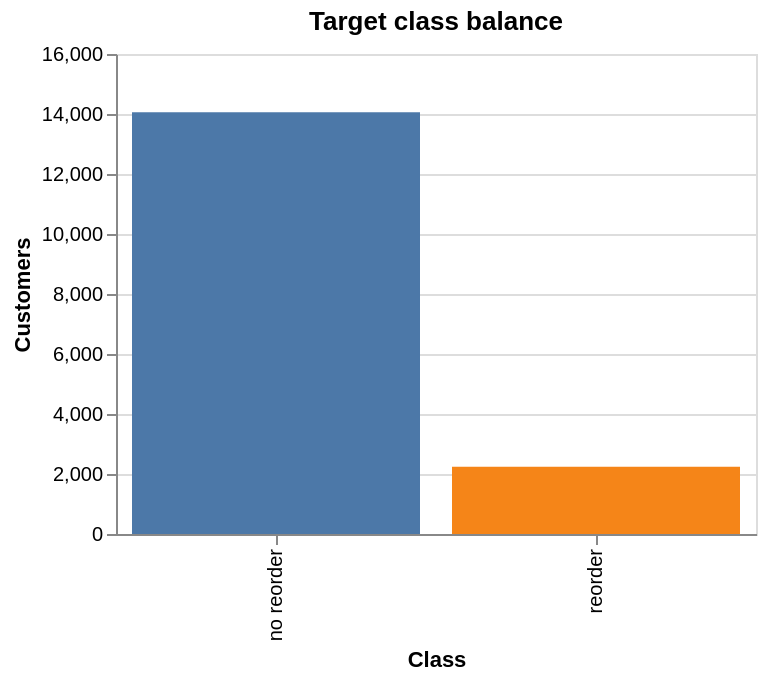

Source (notebook cell):
### Code cell
# Visualise class balance + distribution of reorder counts per positive customer
reorder_counts = (post.groupby('customer_id').size()
                       .rename('n_reorders').reset_index())
print('Reorder-window orders per positive customer:')
print(reorder_counts['n_reorders'].describe().round(2))

alt.Chart(balance).mark_bar().encode(
    x=alt.X('label:N', title='Class'),
    y=alt.Y('count:Q', title='Customers'),
    color=alt.Color('label:N', legend=None),
    tooltip=['label', 'count', alt.Tooltip('proportion:Q', format='.2%')]
).properties(width=320, height=240, title='Target class balance')

### Figure 1 — Vega-Lite specification as saved in the notebook (floating-point values rounded to 4 significant figures)
{"config": {"view": {"continuousWidth": 300, "continuousHeight": 300}}, "data": {"name": "data-1b46c7f911600f87183aa40ba1be5c01"}, "mark": {"type": "bar"}, "encoding": {"color": {"field": "label", "legend": null, "type": "nominal"}, "tooltip": [{"field": "label", "type": "nominal"}, {"field": "count", "type": "quantitative"}, {"field": "proportion", "format": ".2%", "type": "quantitative"}], "x": {"field": "label", "title": "Class", "type": "nominal"}, "y": {"field": "count", "title": "Customers", "type": "quantitative"}}, "height": 240, "title": "Target class balance", "width": 320, "$schema": "https://vega.github.io/schema/vega-lite/v5.20.1.json", "datasets": {"data-1b46c7f911600f87183aa40ba1be5c01": [{"class": 0, "count": 14060, "proportion": 0.8626, "label": "no reorder"}, {"class": 1, "count": 2240, "proportion": 0.1374, "label": "reorder"}]}}
